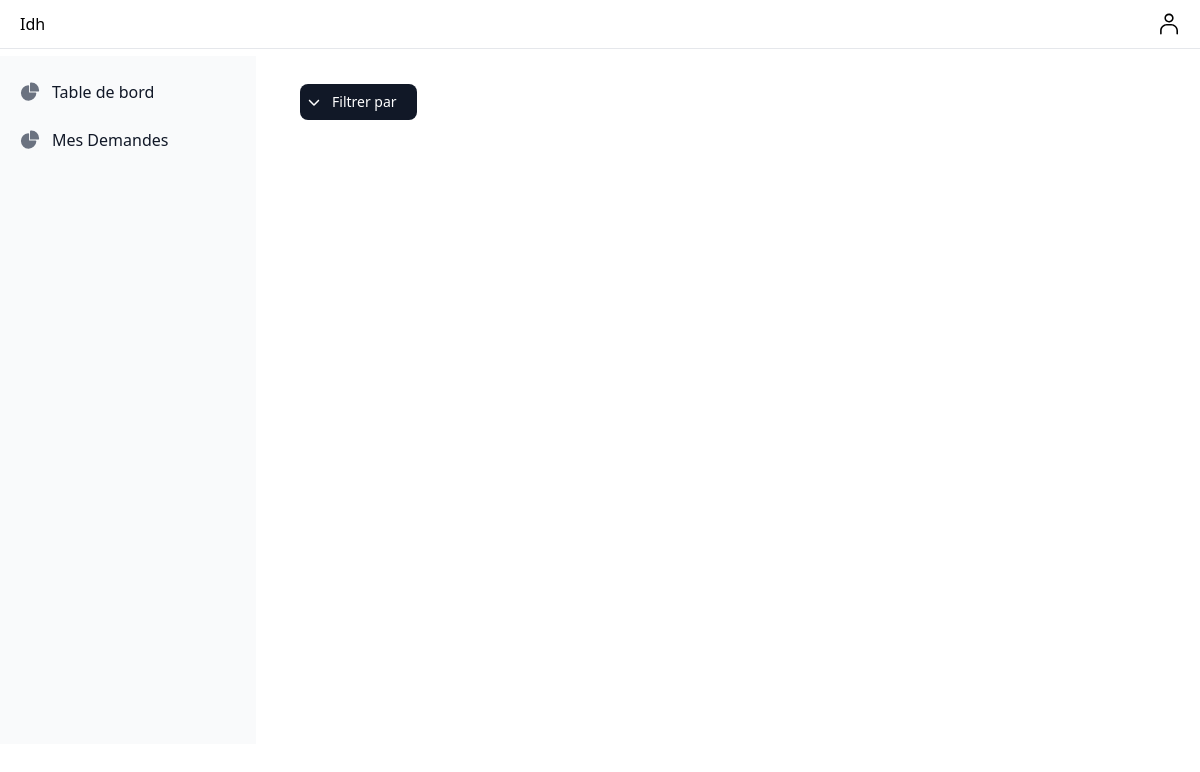
Page /my_dashboard/user/my_requests (signed in) on the earlier database version.
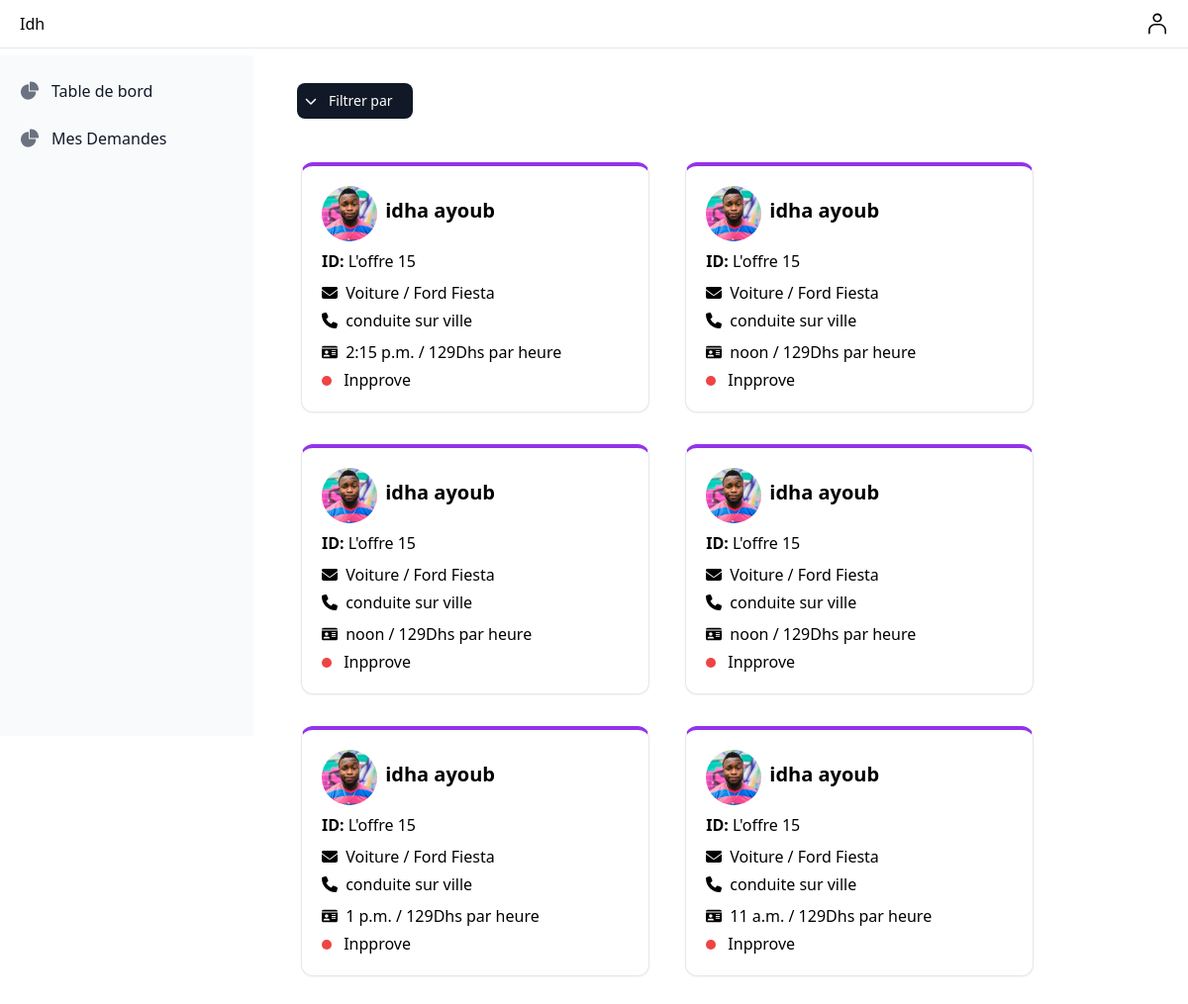
Same page on the later database version.
### app/models.py (models this page shows, shortened)
class Request_driving_offer(models.Model):
    driving_offer = models.ForeignKey(Driving_offer, on_delete=models.CASCADE,null=True)
    user = models.ForeignKey(User, on_delete=models.CASCADE,null=True)
    time=models.TimeField(null=True)
    vehicle_name=models.CharField(max_length=50,null=True)
    date=models.TextField(null=True)
    is_approuved=models.BooleanField(default=False,null=True)

class Driving_offer(models.Model):
    conduite_de_base='conduite de base'
    conduite_sur_ville='conduite sur ville'
    conduite_sur_circuit='conduite sur circuit'
    driving_offer_CHOICES=[
        (conduite_de_base,'conduite de base'),
        (conduite_sur_ville,'conduite sur ville'),
        (conduite_sur_circuit,'conduite sur circuit'),
    ]
    driver=models.ForeignKey(Driver,on_delete=models.CASCADE,null=True)
    offer_type=models.CharField(max_length=30,choices=driving_offer_CHOICES)
    price_per_hour=models.IntegerField(null=True)
    is_active=models.BooleanField(null=True,default=False)

class Driver(models.Model):
    CAR = 'Voiture'
    MOTO = 'Moto'
    POIDS_LOURD = 'Poids Lourd'
    VEHICLE_CHOICES = [
        (CAR ,'Voiture'),
        (MOTO ,'Moto'),
        (POIDS_LOURD ,'Poids lourd'),
    ]
    Artiste_du_Volant='Artiste du Volant'
    Maitre_Conducteur='Maitre Conducteur'
    Expert_au_Volant='Expert au Volant'
    LEVEL_CHOICES=[
        (Artiste_du_Volant, 'Artiste du Volant'),
        (Maitre_Conducteur, 'Maitre Conducteur'),
        (Expert_au_Volant, 'Expert au Volant'),
    ]
    user=models.OneToOneField(User,on_delete=models.CASCADE,null=True)
    level=models.CharField(max_length=20,choices=LEVEL_CHOICES,null=True)
    is_driver=models.BooleanField(null=True)
    vehicle = models.CharField(max_length=20, choices=VEHICLE_CHOICES,null=True)

class User_otherfields(models.Model):
    user=models.OneToOneField(User,on_delete=models.CASCADE,null=True)
    profile_image=models.ImageField(upload_to="static" , null=True)
    cni=models.CharField(max_length=10,blank=True)

### sfe/views.py (the view)
# urls.py: path("my_dashboard/user/my_requests", views.user_driving_offer_request, name="user_driving_offer_request"),
def user_driving_offer_request(request):
    user=request.user
    my_requests=Request_driving_offer.objects.filter(user=user)
    context={
        'my_requests':my_requests
    }
    return render(request,"user/user_driving_offer_requests.html",context)

### templates/user/user_driving_offer_requests.html (shortened to what this page needs)
{% extends 'user/my_dash.html' %}
{% block content %}
<div class="sm:ml-72">
          {% include "msg/msg.html" %}
          <div class="sm:flex">
                    <div class="relative flex items-center  space-x-2 sm:space-x-3 mx-48 mb-6 ml-3 py-1">
                        <button id="dropdownActionButton" data-dropdown-toggle="dropdownAction" class="bg-gray-900 inline-flex items-center justify-center w-full  py-2 text-sm font-medium text-center text-white rounded-lg bg-primary-700 hover:bg-primary-800 px-2">
                        <p class="px-3">Filtrer par</p>
                        </button>
                    </div>
                </div>
{% for i in my_requests  %}
<div class="lg:w-[22rem] w-[24rem] h-auto mx-4 bg-white border border-t-4 border-t-purple-600 shadow-sm rounded-xl inline-block my-4 ">
          <div class="p-4 md:p-5">
                    <div class="flex-shrink-0 inline-block ">
                              <img class="w-14 h-14 rounded-full inline-block" src="{{i.driving_offer.driver.user.user_otherfields.profile_image.url}}" >
                           </div>
                           <div class="flex-1 min-w-0 inline-block ">
                              <p class="font-sans text-xl antialiased font-semibold leading-snug tracking-normal text-blue-gray-900 mx-1 ">
                                {{i.driving_offer.driver.user.last_name}} {{i.driving_offer.driver.user.first_name}}
                              </p>
                           </div>
                           <div class="pt-2">
                              <p class="inline-block font-sans  antialiased font-bold leading-snug tracking-normal text-blue-gray-900 ">ID: </p>
                              <p class="inline-block ">L'offre {{i.driving_offer.id}}</p>
                    </div>
                    <div class="pt-2">
                              <p class="inline-block">{{i.driving_offer.driver.vehicle}} / {{i.vehicle_name}}</p>
                    </div>
                    <div >
                              <div class="pt-1 inline-block mr-3">
                                        <p class="inline-block">{{i.driving_offer.offer_type}}</p>
                              </div>
                              <div class="py-0.5"></div>
                              <div class="pt-1 inline-block mr-4">
                                        <p class="inline-block">{{i.time}} / {{i.driving_offer.price_per_hour}}Dhs par heure</p>
                              </div>
                    </div>
                    <div class="pt-1 inline-block mr-4">
                      {% if i.is_approuved %}
                      <div class="h-2.5 w-2.5 rounded-full bg-green-500 me-2 inline-block"></div>
                      <p class="inline-block">Approve pour la date : {{i.date}}</p>
                      {% else %}
                      <div class="h-2.5 w-2.5 rounded-full bg-red-500 me-2 inline-block"></div>
                      <p class="inline-block">Inpprove</p>
                      {% endif %}
                    </div>
                    </div>
                  </div>
{% endfor %}
</div>
{% endblock content %}

Differences in the rows shown:
added Request_driving_offer: driving_offer.driver.user.user_otherfields.profile_image (picture), driving_offer.driver.user.last_name "idha", driving_offer.driver.user.first_name "ayoub", driving_offer.id "15", driving_offer.driver.vehicle "Voiture", vehicle_name "Ford Fiesta", driving_offer.offer_type "conduite sur ville", time "2:15 p.m.", driving_offer.price_per_hour "129", is_approuved False (drawn)
added Request_driving_offer: driving_offer.driver.user.user_otherfields.profile_image (picture), driving_offer.driver.user.last_name "idha", driving_offer.driver.user.first_name "ayoub", driving_offer.id "15", driving_offer.driver.vehicle "Voiture", vehicle_name "Ford Fiesta", driving_offer.offer_type "conduite sur ville", time "noon", driving_offer.price_per_hour "129", is_approuved False (drawn)
added Request_driving_offer: driving_offer.driver.user.user_otherfields.profile_image (picture), driving_offer.driver.user.last_name "idha", driving_offer.driver.user.first_name "ayoub", driving_offer.id "15", driving_offer.driver.vehicle "Voiture", vehicle_name "Ford Fiesta", driving_offer.offer_type "conduite sur ville", time "noon", driving_offer.price_per_hour "129", is_approuved False (drawn)
added Request_driving_offer: driving_offer.driver.user.user_otherfields.profile_image (picture), driving_offer.driver.user.last_name "idha", driving_offer.driver.user.first_name "ayoub", driving_offer.id "15", driving_offer.driver.vehicle "Voiture", vehicle_name "Ford Fiesta", driving_offer.offer_type "conduite sur ville", time "noon", driving_offer.price_per_hour "129", is_approuved False (drawn)
added Request_driving_offer: driving_offer.driver.user.user_otherfields.profile_image (picture), driving_offer.driver.user.last_name "idha", driving_offer.driver.user.first_name "ayoub", driving_offer.id "15", driving_offer.driver.vehicle "Voiture", vehicle_name "Ford Fiesta", driving_offer.offer_type "conduite sur ville", time "1 p.m.", driving_offer.price_per_hour "129", is_approuved False (drawn)
added Request_driving_offer: driving_offer.driver.user.user_otherfields.profile_image (picture), driving_offer.driver.user.last_name "idha", driving_offer.driver.user.first_name "ayoub", driving_offer.id "15", driving_offer.driver.vehicle "Voiture", vehicle_name "Ford Fiesta", driving_offer.offer_type "conduite sur ville", time "11 a.m.", driving_offer.price_per_hour "129", is_approuved False (drawn)
